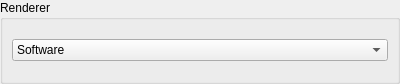
<?xml version="1.0" encoding="UTF-8"?>
<ui version="4.0">
 <class>control_panel::output::Renderer</class>
 <widget class="QWidget" name="ControlPanel_Output_Renderer">
  <property name="geometry">
   <rect>
    <x>0</x>
    <y>0</y>
    <width>400</width>
    <height>84</height>
   </rect>
  </property>
  <property name="windowTitle">
   <string>Dialog</string>
  </property>
  <layout class="QVBoxLayout" name="verticalLayout">
   <property name="leftMargin">
    <number>0</number>
   </property>
   <property name="topMargin">
    <number>0</number>
   </property>
   <property name="rightMargin">
    <number>0</number>
   </property>
   <property name="bottomMargin">
    <number>0</number>
   </property>
   <item>
    <widget class="QGroupBox" name="groupBox">
     <property name="title">
      <string>Renderer</string>
     </property>
     <layout class="QVBoxLayout" name="verticalLayout_3">
      <item>
       <widget class="QComboBox" name="comboBox_renderer">
        <item>
         <property name="text">
          <string>Software</string>
         </property>
        </item>
        <item>
         <property name="text">
          <string>OpenGL</string>
         </property>
        </item>
       </widget>
      </item>
     </layout>
    </widget>
   </item>
  </layout>
 </widget>
 <resources/>
 <connections/>
</ui>
